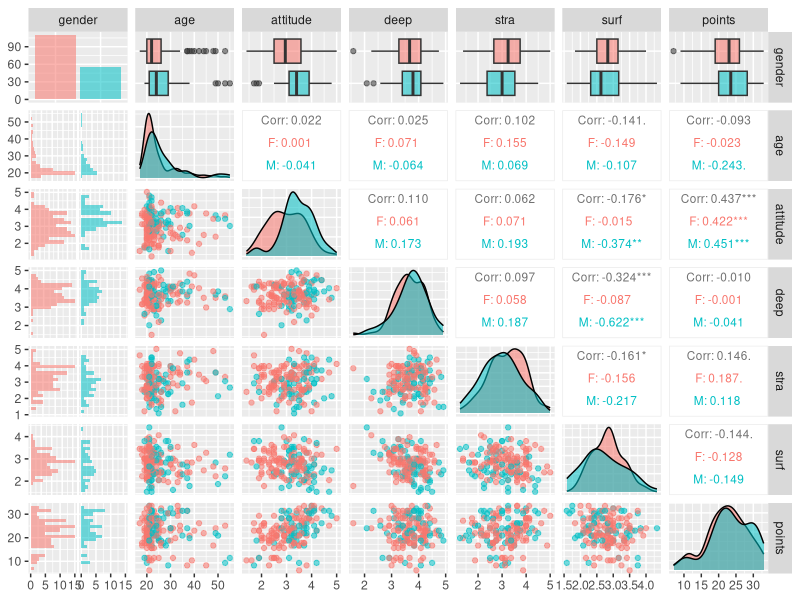
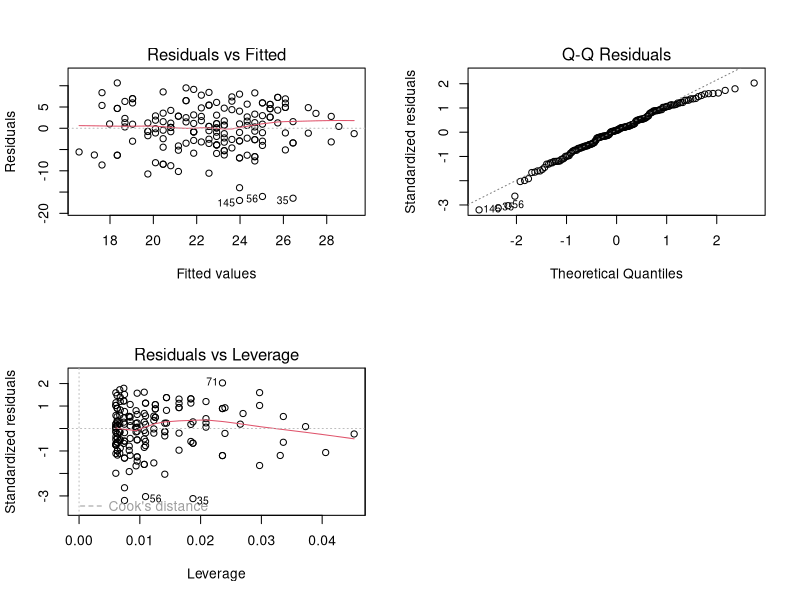

Write R code to recreate these figures, in order.
## ---- chunk 1
library(GGally)  
library(ggplot2)  
setwd("data/")  
learning_data <- read.csv(file="learning2014.csv")  
## ---- chunk 2
learning_data <- read.csv(file="data/learning2014.csv")  
str(learning_data)
head(learning_data)

## ---- chunk 3
library(GGally)  
library(ggplot2)
learning_data <- read.csv(file="data/learning2014.csv")  
ggpairs(learning_data,mapping=aes(col=gender,alpha=0.3),lower=list(combo=wrap("facethist",bins=20)),upper=list(continuous=wrap("cor",size=3)))  
## ---- chunk 4
learning_data <- read.csv(file="data/learning2014.csv")  
summary(learning_data)
## ---- chunk 5
learning_data <- read.csv(file="data/learning2014.csv") 

model <- lm(points~attitude + deep + surf, data=learning_data)
summary(model)

## ---- chunk 6
learning_data <- read.csv(file="data/learning2014.csv") 

new_model <- lm(points~attitude, data=learning_data)

## ---- chunk 7
learning_data <- read.csv(file="data/learning2014.csv") 

new_model <- lm(points~attitude, data=learning_data)
summary(new_model)
## ---- chunk 8
learning_data <- read.csv(file="data/learning2014.csv") 
model <- lm(points~attitude, data=learning_data)

par(mfrow=c(2,2))
plot(model,which=c(2,1,5))

